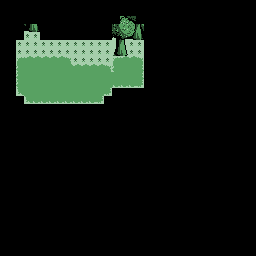

A level layout from a 2D game, rendered from its tile map. Below: a short description, then the map file with tile-grid data replaced by summaries:
An orthogonal 32x32 tile map with 8x8 px tiles, 4 tile layers (Tilemap, Collision, Priority, Visibility), 2 tilesets.

<map version="1.5" tiledversion="1.7.2" orientation="orthogonal" renderorder="right-down" width="32" height="32" tilewidth="8" tileheight="8" infinite="0" nextlayerid="5" nextobjectid="1">
 <tileset firstgid="1" source="Tiledata.tsx" />
 <tileset firstgid="385" source="System.tsx" />
 <layer id="1" name="Tilemap" width="32" height="32">
  <data>[1024 cells, 132 non-empty, 25 distinct tile ids]</data>
 </layer>
 <layer id="3" name="Collision" width="32" height="32" opacity="0.5">
  <data>[1024 cells, 0 non-empty, 0 distinct tile ids]</data>
 </layer>
 <layer id="2" name="Priority" width="32" height="32" opacity="0.5">
  <data>[1024 cells, 0 non-empty, 0 distinct tile ids]</data>
 </layer>
 <layer id="4" name="Visibility" width="32" height="32" opacity="0.5">
  <data>[1024 cells, 0 non-empty, 0 distinct tile ids]</data>
 </layer>
</map>
